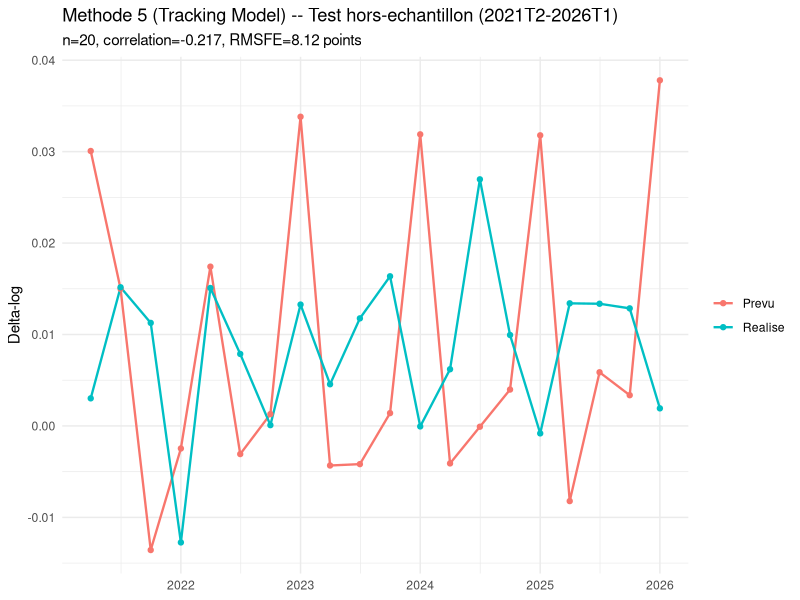

This figure's R source:
suppressPackageStartupMessages({ library(dplyr); library(readr); library(ggplot2); library(tidyr) })

DATE_DEBUT_TEST <- as.Date("2021-04-01")
DATE_FIN_TEST   <- as.Date("2026-01-01")

resultat <- read_csv("resultats/PIB_agrege_Tracking.csv", show_col_types = FALSE)
resultat$Date <- as.Date(resultat$Date)

resultat_test <- resultat %>% filter(Date >= DATE_DEBUT_TEST, Date <= DATE_FIN_TEST,
                                       !is.na(PIB_agrege), !is.na(Realise))

pib_prevu_annualise <- 100*((exp(resultat_test$PIB_agrege))^4 - 1)
pib_realise_annualise <- 100*((exp(resultat_test$Realise))^4 - 1)
rmsfe <- sqrt(mean((pib_prevu_annualise - pib_realise_annualise)^2))
corr_test <- cor(resultat_test$PIB_agrege, resultat_test$Realise)

cat(sprintf("RESULTAT DU TEST HORS-ECHANTILLON (Methode 5, Tracking Model) :\n"))
cat(sprintf("  n = %d trimestres\n", nrow(resultat_test)))
cat(sprintf("  Correlation = %.3f\n", corr_test))
cat(sprintf("  RMSFE (croissance annualisee) = %.2f points\n", rmsfe))

write_csv(data.frame(n=nrow(resultat_test), correlation=corr_test, RMSFE=rmsfe), "resultats/metriques_test_Tracking.csv")

df_fig <- resultat_test %>% select(Date, Prevu=PIB_agrege, Realise) %>%
  pivot_longer(cols=c(Prevu,Realise), names_to="serie", values_to="valeur")
p <- ggplot(df_fig, aes(x=Date,y=valeur,color=serie)) + geom_line(linewidth=0.8) + geom_point(size=1.5) +
  labs(title="Methode 5 (Tracking Model) -- Test hors-echantillon (2021T2-2026T1)",
       subtitle=sprintf("n=%d, correlation=%.3f, RMSFE=%.2f points", nrow(resultat_test), corr_test, rmsfe),
       x=NULL, y="Delta-log", color=NULL) + theme_minimal(base_size=11)
ggsave("figures/test_hors_echantillon_Tracking.png", p, width=9, height=4.5, dpi=150)
cat("\nTermine.\n")
